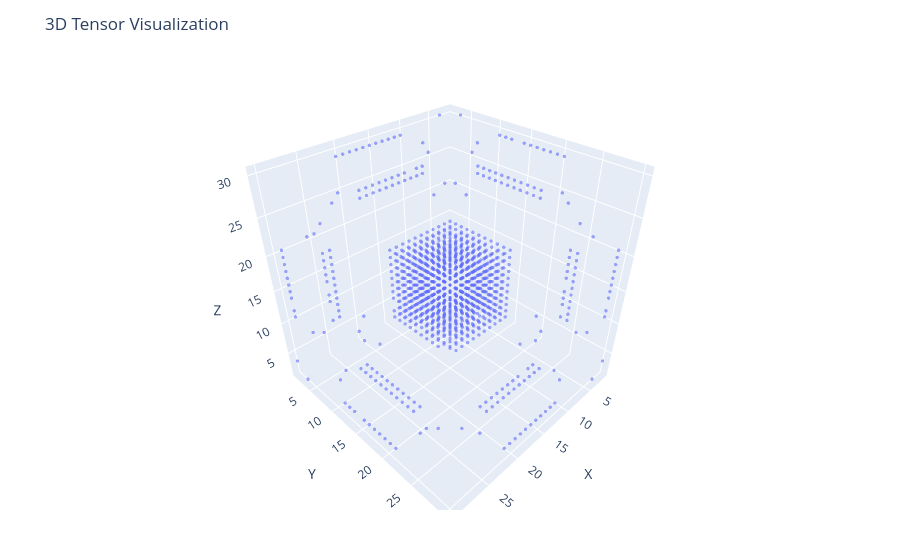

The notebook cell saved with this chart:
### Code cell
strata = toSurfaceTensor(hypgraph_ten)
plotTensor(strata.tensor)

### Figure 1 — Plotly figure (JSON) as saved in the notebook; plotly's stock layout.template omitted (floating-point values rounded to 4 significant figures; data arrays with more than 128 entries replaced by an {"elided": "..."} marker saying what was removed)
{"data": [{"marker": {"opacity": 0.6, "size": 2}, "mode": "markers", "type": "scatter3d", "x": {"elided": "1491 int values"}, "y": {"elided": "1491 int values"}, "z": {"elided": "1491 int values"}}], "layout": {"margin": {"b": 50, "l": 50, "r": 50, "t": 60}, "scene": {"aspectmode": "cube", "xaxis": {"range": [1, 31], "title": "X"}, "yaxis": {"range": [1, 31], "title": "Y"}, "zaxis": {"range": [1, 31], "title": "Z"}}, "title": "3D Tensor Visualization"}}
